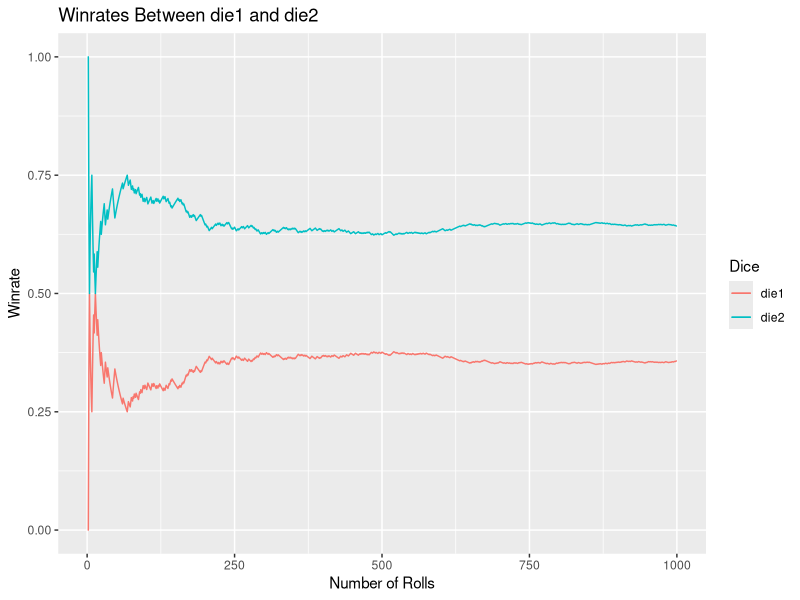
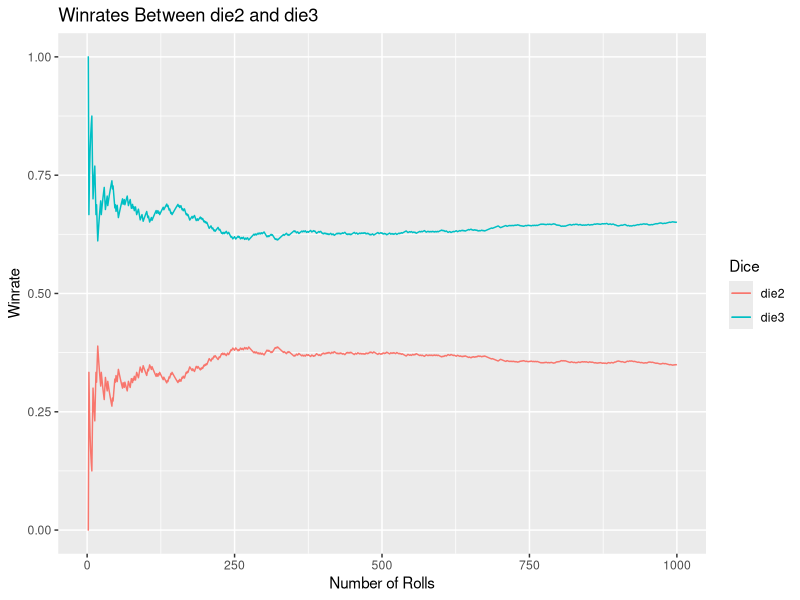
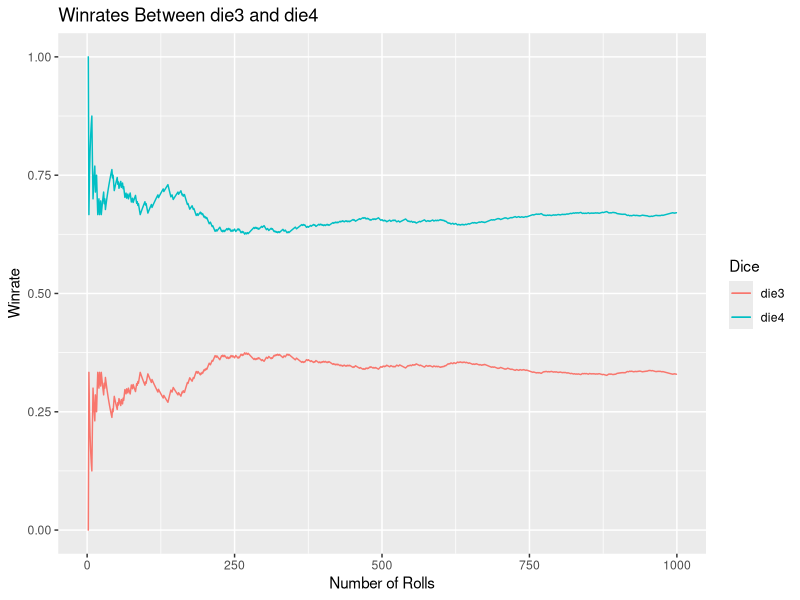
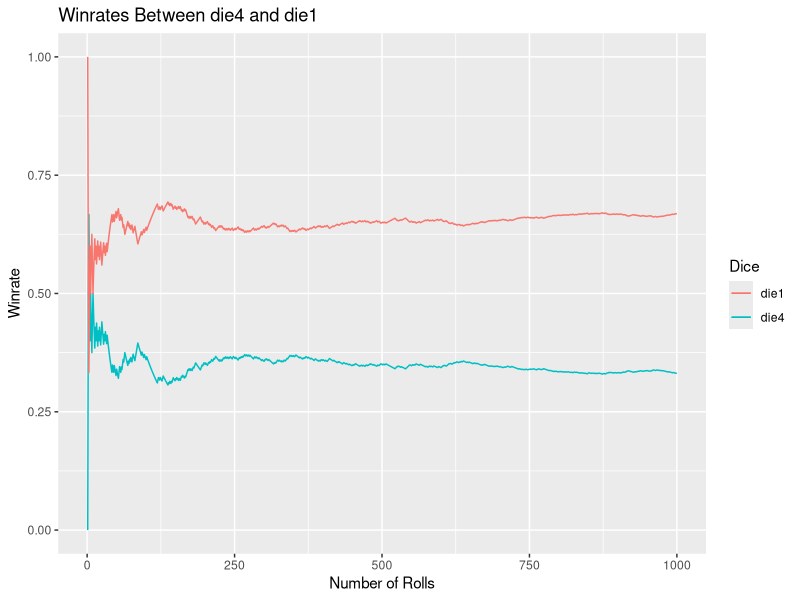

Here is the R script that generated these plots, in order:
## ---- chunk 1
suppress <- function(x) {
  suppressMessages(suppressWarnings(x))
}
suppress(library(ggplot2))
suppress(library(dplyr))
## ---- chunk 2
die1 <- c(rep(3, 6))
die2 <- c(rep(4, 4), rep(0, 2))
## ---- chunk 3
roll_dice <- function(prm_die, alt_die, n) {
  set.seed(518)
  
  rolls <- data.frame(index = as.numeric(1:n),
                      results = as.numeric(1:n)
                      )
  
  rolled_dice <<- c(substitute(prm_die), substitute(alt_die))
  
  for (i in 1:n) {
    player_1 <- sample(prm_die, 1)
    player_2 <- sample(alt_die, 1)
    if (player_1 > player_2) {
      result = 1
    } else {
      result = 0
    }
    rolls[i, 'results'] = result
  }
  return(rolls)
}
## ---- chunk 4
dice_stats <- function(rolls) {
  rolls <- rolls %>%
                mutate(prm_cusum = cumsum(results),
                       winrate = (prm_cusum / index),
                       winrate2 = (1 - winrate)
                     )
  return(rolls)
}
## ---- chunk 5
graph_probs <- function(dat) {
  prm_die <- as.character(rolled_dice[[1]])
  alt_die <- as.character(rolled_dice[[2]])
  ggplot(data = dat, aes(x = index)) +
    geom_line(aes(y = winrate, col = prm_die), show.legend = TRUE) +
    geom_line(aes(y = winrate2, col = alt_die), show.legend = TRUE) +
    scale_y_continuous(limits = c(0, 1)) +
    labs(y = 'Winrate', x = 'Number of Rolls', color = 'Dice',
         title = paste0('Winrates Between ', prm_die, ' and ', alt_die))
}

## ---- chunk 6
my_rolls <- roll_dice(die1, die2, 1000)
test <- dice_stats(my_rolls)
graph_probs(test)
## ---- chunk 7
die3 <- c(rep(5, 3), rep(1, 3))
## ---- chunk 8
my_rolls <- roll_dice(die2, die3, 1000)
test <- dice_stats(my_rolls)
graph_probs(test)
## ---- chunk 9
die4 <- c(rep(6, 2), rep(2, 4))
## ---- chunk 10
my_rolls <- roll_dice(die3, die4, 1000)
test <- dice_stats(my_rolls)
graph_probs(test)
## ---- chunk 11
my_rolls <- roll_dice(die4, die1, 1000)
test <- dice_stats(my_rolls)
graph_probs(test)
